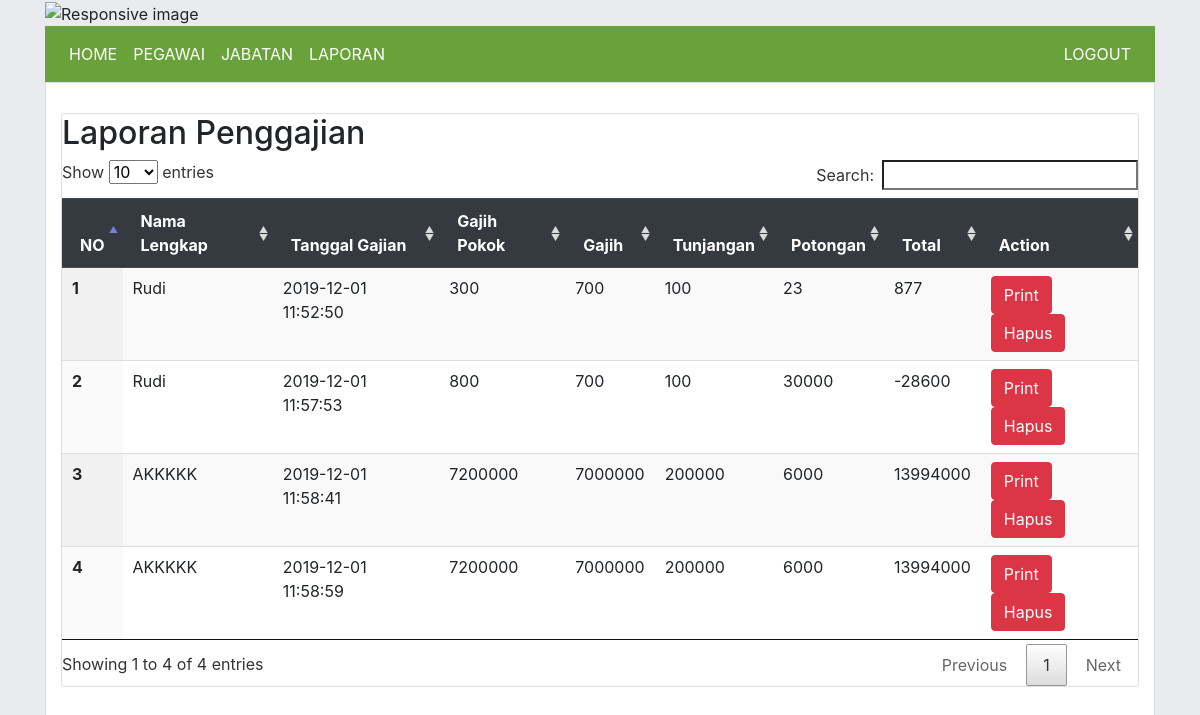
The app's page /backend/laporan_gajih.php (signed in) with its own data.
### tables this page shows
CREATE TABLE `slip_gajih` (
  `id` int(11) NOT NULL,
  `tanggal` timestamp NOT NULL DEFAULT CURRENT_TIMESTAMP,
  `total_gajih` int(11) NOT NULL,
  `potongan` int(11) NOT NULL,
  `pegawai_id` int(11) NOT NULL
);

CREATE TABLE `pegawai` (
  `id` int(11) NOT NULL,
  `nip` varchar(20) NOT NULL,
  `nama_lengkap` varchar(30) NOT NULL,
  `tanggal_lahir` date NOT NULL,
  `jenis_kelamin` varchar(10) NOT NULL,
  `agama` varchar(8) NOT NULL,
  `alamat` text NOT NULL,
  `no_tlp` varchar(14) NOT NULL,
  `tanggal_masuk` date NOT NULL,
  `status_pernikahan` varchar(10) NOT NULL,
  `status_kerja` varchar(50) NOT NULL,
  `jabatan_id` int(11) NOT NULL,
  `gajih_pokok` int(50) NOT NULL,
  `tanggal_pengambilan` date NOT NULL,
  `tunjangan` int(50) NOT NULL
);

### backend/model/proses.php (called while the page is built, shortened)
<?php
    $host = "localhost";
    $username = "root";
    $password = "";
    $db ="penggajian";
    $con = mysqli_connect($host,$username,$password,$db);
    function read($query){
        global $con;
        $rows=[];
        $result = mysqli_query($con,$query);
        if(mysqli_num_rows($result) > 0 ){
            while($row = mysqli_fetch_row($result)){
                $rows[]=$row;
            }
        }
        return $rows;
    }
?>

### backend/laporan_gajih.php (the view, shortened to what this page needs)
<?php
include "header.php";
include "model/proses.php";
$data = read("SELECT slip_gajih.id,slip_gajih.tanggal,slip_gajih.total_gajih,slip_gajih.potongan, pegawai.tunjangan,pegawai.gajih_pokok,pegawai.nama_lengkap FROM `slip_gajih` INNER JOIN `pegawai` on slip_gajih.pegawai_id =pegawai.id");
?>
<div class="container" style="min-height: 100vh">
	<div class="container-fluid home-bg" style="min-height: 100vh">
		<div class="card">
			<h2>Laporan Penggajian</h2>
			<table class="table display" id="laporan-gajih">
				<thead class="thead-dark">
					<tr>
						<th scope="col">NO</th>
						<th scope="col">Nama Lengkap</th>
						<th scope="col">Tanggal Gajian</th>
						<th scope="col">Gajih Pokok</th>
						<th scope="col">Gajih</th>
						<th scope="col">Tunjangan</th>
						<th scope="col">Potongan</th>
						<th scope="col">Total</th>
						<th scope="col">Action</th>
					</tr>
				</thead>
				<tbody>
					<?php
					$no = 1;
					foreach ($data as $v) { ?>
						<tr>
							<th scope="row"><?= $no ?></th>
							<td><?= $v[6] ?></td>
							<td><?= $v[1] ?></td>
							<td><?= $v[2] ?></td>
							<td><?= $v[5] ?></td>
							<td><?= $v[4] ?></td>
							<td><?= $v[3] ?></td>
							<td><?= $v[2] + $v[5] - $v[4] - $v[3] ?></td>
							<td><a href="print_slip.php?id=<?= $v[0] ?>" class="btn btn-danger">Print</a>
								<a href="hapus_gajih.php?id=<?= $v[0] ?>" class="btn btn-danger">Hapus</a></td>
						</tr>
					<?php
						$no++;
					} ?>
				</tbody>
			</table>
		</div>
	</div>
</div>
<?php
include "footer.php";
?>

### backend/asset/css/app.css (style rules this page uses)
html,body { background-color: #e9ebee; }
.home-bg { background-color: #fff; padding-top: 30px; border: 1px solid #dddfe2; }

### records on screen
slip_gajih: pegawai.nama_lengkap "Rudi", tanggal "2019-12-01 11:52:50", total_gajih "300", pegawai.gajih_pokok "700", pegawai.tunjangan "100", potongan "23", $v[2] + $v[5] - $v[4] - $v[3] "877"
slip_gajih: pegawai.nama_lengkap "Rudi", tanggal "2019-12-01 11:57:53", total_gajih "800", pegawai.gajih_pokok "700", pegawai.tunjangan "100", potongan "30000", $v[2] + $v[5] - $v[4] - $v[3] "-28600"
slip_gajih: pegawai.nama_lengkap "AKKKKK", tanggal "2019-12-01 11:58:41", total_gajih "7200000", pegawai.gajih_pokok "7000000", pegawai.tunjangan "200000", potongan "6000", $v[2] + $v[5] - $v[4] - $v[3] "13994000"
slip_gajih: pegawai.nama_lengkap "AKKKKK", tanggal "2019-12-01 11:58:59", total_gajih "7200000", pegawai.gajih_pokok "7000000", pegawai.tunjangan "200000", potongan "6000", $v[2] + $v[5] - $v[4] - $v[3] "13994000"
